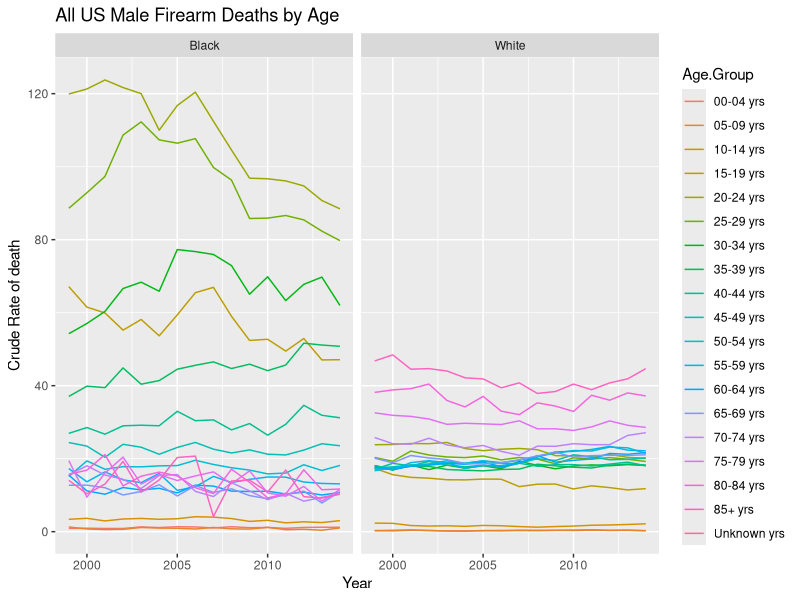
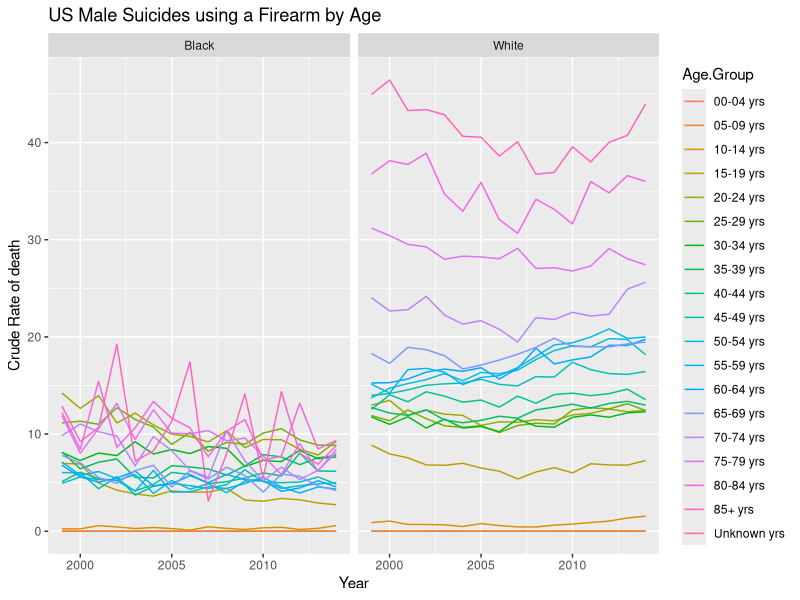
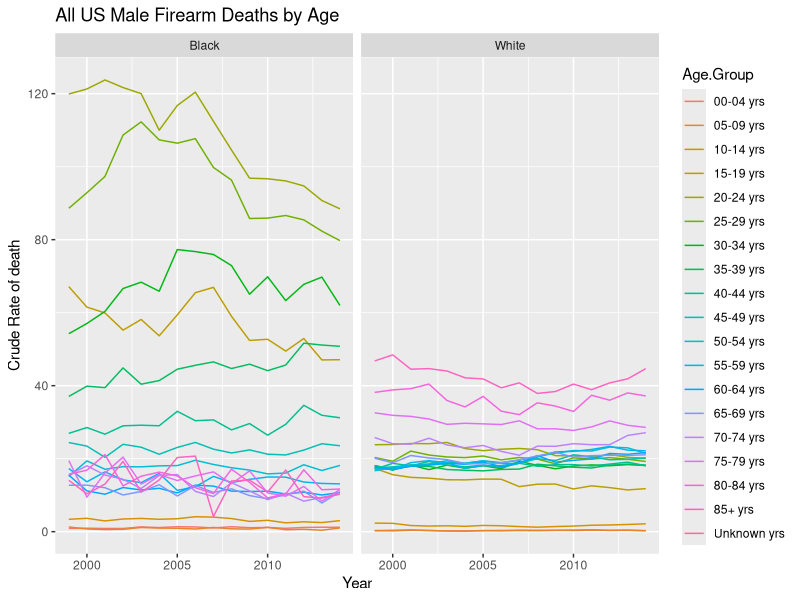
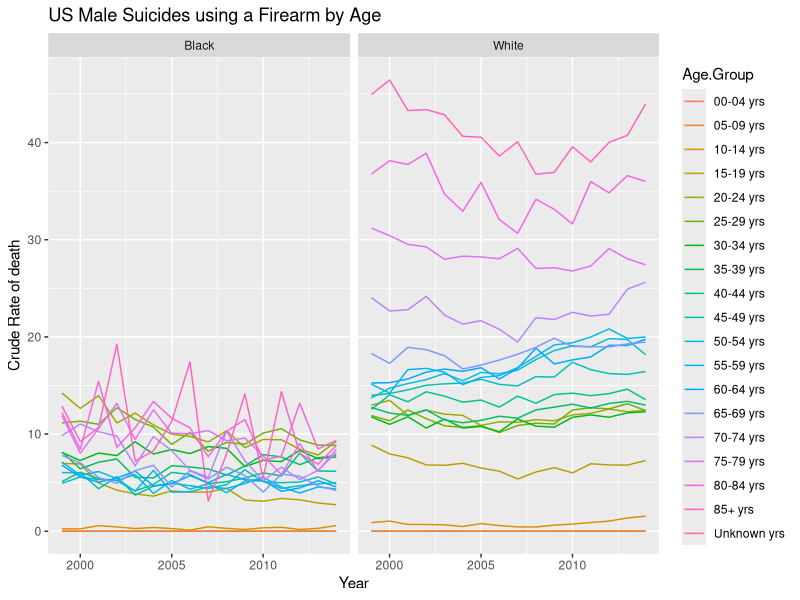

The R source for these figures, in order:
library(ggplot2)

gd <- read.csv("all_us_firearm_deaths_male.csv", stringsAsFactors = F)
gd <- gd[is.na(gd$Year)==F,]
gd <- gd[gd$Race == "Black" | gd$Race == "White", ]
gd$Population <- as.numeric(gd$Population)
gd$Crude.Rate <- as.numeric(gd$Crude.Rate)
print(
  ggplot(gd, aes(Year, Crude.Rate, colour = Age.Group)) + geom_line() + facet_wrap(facets = ~ Race) + xlab("Year") + ylab("Crude Rate of death") + ggtitle("All US Male Firearm Deaths by Age")
)
ggsave("gun_deaths.png")

gd_suicide <- read.csv("suicide_firearm_deaths_male.csv", stringsAsFactors = F)
gd_suicide <- gd_suicide[is.na(gd_suicide$Year)==F,]
gd_suicide <- gd_suicide[gd_suicide$Race == "Black" | gd_suicide$Race == "White", ]
gd_suicide$Population <- as.numeric(gd_suicide$Population)
gd_suicide$Crude.Rate <- as.numeric(gd_suicide$Crude.Rate)

print(
  ggplot(gd_suicide, aes(Year, Crude.Rate, colour = Age.Group)) + geom_line() + facet_wrap(facets = ~ Race) + xlab("Year") + ylab("Crude Rate of death") + ggtitle("US Male Suicides using a Firearm by Age")
)

ggsave("suicide_deaths.png")
